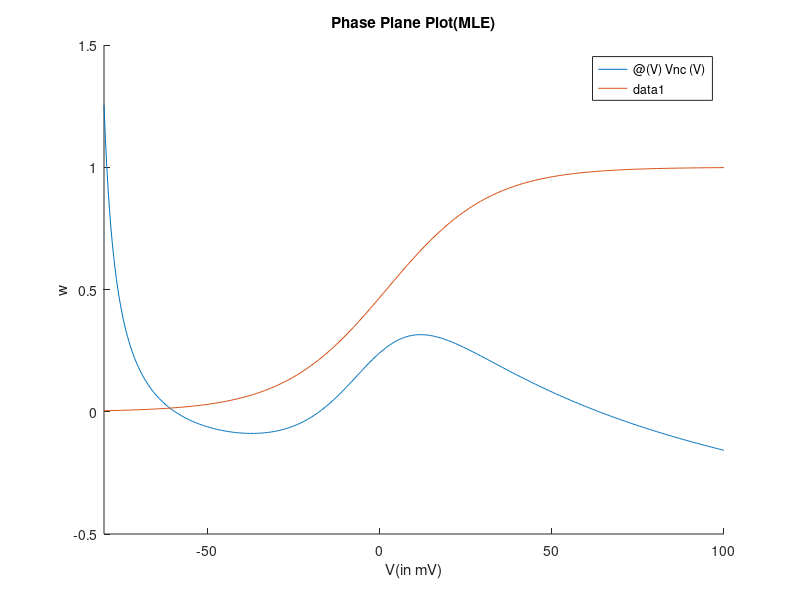

This figure's MATLAB source: (Note: this script raises an error after producing the figure.)
function morris_lecar

%declare model parameters
global C;
global gCa;
global VCa;
global gK;
global VK;
global gL;
global VL;
global v1;
global v2;
global v3;
global v4;
global phi;
global Iext;

%parameter values
C = 20 ; %microfarad/cm^2 
gCa=4.4; % millisiemens/ cm^2 
VCa=120; %millivolts
gK=8;% millisiemens/ cm^2 
VK=-84; %millivolts
gL=2;% millisiemens/ cm^2 
VL=-60;%millivolts
v1=-1.2; %millivolts
v2= 18 ; %millivolts
v3= 2 ; %millivolts
v4= 30; %millivolts
phi = 0.02; % per millisecond

Iext=0;

%% Generating nullclines, equilibrium points and trajectories (Question 2)
% generate nullclines
figure;
hold on
Vnc = @(V) (Iext - gCa*(0.5*(1+tanh((V-v1)/v2)))*(V-VCa) - gL*(V-VL))/(gK*(V-VK));
wnc = @(V) (0.5*(1+tanh((V-v3)/v4)));
fplot(@(V) Vnc(V), [-80 100]);
fplot(@(V) wnc(V), [-80 100]);
xlabel('V(in mV)');
ylabel('w');
title('Phase Plane Plot(MLE)');

% Finding equilibrium points using MATLAB
syms V w
Vnc_eqn = (1/C)*(Iext - gCa*(0.5*(1+tanh((V-v1)/v2)))*(V-VCa) - gK*w*(V-VK) - gL*(V-VL)) == 0;
wnc_eqn = (0.5*(1+tanh((V-v3)/v4)) - w) == 0;
eq_pt_0 = solve([Vnc_eqn, wnc_eqn], [V, w]);

V_eq = double(eq_pt_0.V);
w_eq = double(eq_pt_0.w);

plot(V_eq, w_eq, 'k+', 'linewidth', 2);
text(V_eq, w_eq, ['(' num2str(round(V_eq,5)) ',' num2str(round(w_eq,5)) ')']);
grid on;

fprintf('The equilibrium point is located at (%d,%d) \n', V_eq, w_eq);
% Simulate Trajectories
x = linspace(-80,100,100);
y = linspace(0,1,100);

[V_quiv,w_quiv] = meshgrid(x, y);

dV_dt = (1/C)*(gCa*(0.5*(1+tanh((V_quiv-v1)/v2))).*(VCa-V_quiv) + gK*w_quiv .*(VK-V_quiv) + gL*(VL-V_quiv)) + Iext;
dw_dt = phi*((0.5*(1+tanh((V_quiv-v3)/v4)))-w_quiv).*cosh((V_quiv-v3)/(2*v4));
quiver(x,y,dV_dt,dw_dt);
legend('V nullcline', 'w nullcline','Equilibrium Point','Trajectories');

%% Stability of the Jacobian matrix (Question 3)
syms V w
dV_dt = (1/C)*(gCa*(0.5*(1+tanh((V-v1)/v2)))*(VCa-V) + gK*w*(VK-V) + gL*(VL-V)) + Iext;
dw_dt = phi*((0.5*(1+tanh((V-v3)/v4)))-w)*cosh((V-v3)/(2*v4));

JSymbolic = jacobian([dV_dt, dw_dt],[V,w]);
V = V_eq;
w = w_eq;
Jmatrix = zeros(2,2);
Jmatrix(1,1) = subs(JSymbolic(1,1));
Jmatrix(1,2) = subs(JSymbolic(1,2));
Jmatrix(2,1) = subs(JSymbolic(2,1));
Jmatrix(2,2) = subs(JSymbolic(2,2));

eigenValues = eig(Jmatrix);
fprintf('The eigen values are %d and %d \n', eigenValues(1), eigenValues(2));

%% Generating an action potential using MLE (Question 5)
options = odeset('RelTol',1e-3,'AbsTol',1e-6, 'refine',5, 'MaxStep', 1);

Iext = 0;
tSpan = [0, 300];
initial = [0,w_eq];

phi = 0.01;
[t1, S1] = ode15s(@(t,S)morris_lecar_ddt(t,S),tSpan, initial, options);

phi = 0.02;
[t2, S2] = ode15s(@(t,S)morris_lecar_ddt(t,S),tSpan, initial, options);

phi = 0.04;
[t3, S3] = ode15s(@(t,S)morris_lecar_ddt(t,S),tSpan, initial, options);

figure;
hold on;
plot(t1,S1(:,1));
plot(t2, S2(:,1));
plot(t3, S3(:,1));
xlabel('Time(in ms)');
ylabel('Volatage(in mV)');
title('Action potentials with different \phi');
legend('\phi = 0.01','\phi = 0.02','\phi = 0.04');
grid on;

figure;
hold on
Vnc = @(V) (Iext - gCa*(0.5*(1+tanh((V-v1)/v2)))*(V-VCa) - gL*(V-VL))/(gK*(V-VK));
wnc = @(V) (0.5*(1+tanh((V-v3)/v4)));
fplot(@(V) Vnc(V), [-80 100],'k');
fplot(@(V) wnc(V), [-80 100],'k');

plot(S1(:,1),S1(:,2));
plot(S2(:,1),S2(:,2));
plot(S3(:,1),S3(:,2));
xlabel('V(in mV)');
ylabel('w');
ylim([0,1]);
title('Phase Plane Plot(MLE)');
legend('\phi = 0.01','\phi = 0.02','\phi = 0.04');
grid on;

%% Depolarisation Threshold (Question 6)
Iext = 0;
tSpan = [0, 300];
phi=0.04;
initialV=linspace(-14.2,-13.8,401);  %to get threshold for phi = 0.04
%phi=0.01;
%initialV=linspace(-15.56,-15.48,401);    %to get threshold for phi = 0.01
max_V = zeros(401);

%phi = 0.01;
%[t1, S1] = ode15s(@(t,S)morris_lecar_ddt(t,S),tSpan, initial1, options);
%[t2, S2] = ode15s(@(t,S)morris_lecar_ddt(t,S),tSpan, initial2, options);


flag=1;
for n = 1:401 
    [t,S] = ode15s(@(t,S)morris_lecar_ddt(t,S),tSpan, [initialV(n),w_eq], options);
    max_V(n) = max(S(:,1));
    if max_V(n) >= 0 && flag==1
        fprintf("Threshold is (%f)",initialV(n))
        flag=0;
    end
end

% figure;
% hold on
% Vnc = @(V) (Iext - gCa*(0.5*(1+tanh((V-v1)/v2)))*(V-VCa) - gL*(V-VL))/(gK*(V-VK));
% wnc = @(V) (0.5*(1+tanh((V-v3)/v4)));
% fplot(@(V) Vnc(V), [-80 100],'k');
% fplot(@(V) wnc(V), [-80 100],'k');
% 
% plot(S1(:,1),S1(:,2));
% plot(S2(:,1),S2(:,2));

figure;
hold on
plot(initialV,max_V);

%% Response to higher Iext (Question 7)
Iext = 86;

figure;
hold on
Vnc1 = @(V) (Iext - gCa*(0.5*(1+tanh((V-v1)/v2)))*(V-VCa) - gL*(V-VL))/(gK*(V-VK));
wnc1 = @(V) (0.5*(1+tanh((V-v3)/v4)));
fplot(@(V) Vnc1(V), [-80 100]);
fplot(@(V) wnc1(V), [-80 100]);
xlabel('V(in mV)');
ylabel('w');
title('Phase Plane Plot(MLE)');

% Finding equilibrium points using MATLAB
syms V w
Vnc1_eqn = (1/C)*(Iext - gCa*(0.5*(1+tanh((V-v1)/v2)))*(V-VCa) - gK*w*(V-VK) - gL*(V-VL)) == 0;
wnc1_eqn = (0.5*(1+tanh((V-v3)/v4)) - w) == 0;
eq_pt_1 = solve([Vnc1_eqn, wnc1_eqn], [V, w]);

V_eq1 = double(eq_pt_1.V);
w_eq1 = double(eq_pt_1.w);

plot(V_eq1, w_eq1, 'k+', 'linewidth', 2);
text(V_eq1, w_eq1, ['(' num2str(round(V_eq1,5)) ',' num2str(round(w_eq1,5)) ')']);
grid on;

fprintf('The equilibrium point is located at (%d,%d) \n', V_eq1, w_eq1);

%------------------
tSpan = [0,300]
initial = [V_eq,w_eq];
[t1, S1] = ode15s(@(t,S)morris_lecar_ddt(t,S),tSpan, initial, options);
initial = [V_eq1,w_eq1];
[t2, S2] = ode15s(@(t,S)morris_lecar_ddt(t,S),tSpan, initial, options);
initial = [-27.9,0.17];
[t3, S3] = ode15s(@(t,S)morris_lecar_ddt(t,S),tSpan, initial, options);
% figure;
% hold on

plot(S1(:,1),S1(:,2));
plot(S2(:,1),S2(:,2));
plot(S3(:,1),S3(:,2));

end

%% Morris Lecar dynamics equation solver
function dS = morris_lecar_ddt(t,S)

global C;
global gCa;
global VCa;
global gK;
global VK;
global gL;
global VL;
global v1;
global v2;
global v3;
global v4;
global phi;
global Iext;

%locally define state variables:
V=S(1);
w=S(2);

%local functions:
m_inf = (0.5*(1+tanh((V-v1)/v2)));
w_inf = (0.5*(1+tanh((V-v3)/v4)));

ddt_V = (1/C)*(gCa*m_inf*(VCa-V) + gK*w*(VK-V) + gL*(VL-V)+Iext);
ddt_w = phi*(w_inf-w)*cosh((V-v3)/(2*v4));

dS=[ddt_V; ddt_w];

end

